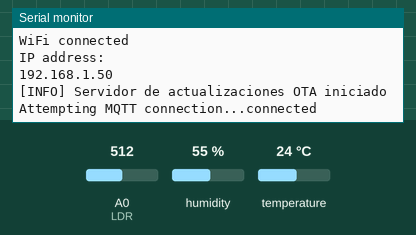
This sketch was run on a simulated ESP8266 (NodeMCU). Parts: the last lines printed to the serial monitor. The inputs (shaded band) are chosen by the test bench; at power-on: humidity 55 %, A0 (LDR) = 512, temperature 24 °C. WiFi joins after 1.5 s; servers stay silent unless stated; no MQTT or app messages arrive unless stated.

Above: at 2.7 s.
2.8 s: humidity set to 22 %
At 11.0 s:
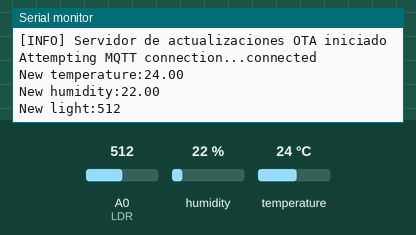
16.6 s: A0 (LDR) set to 716
At 21.0 s:
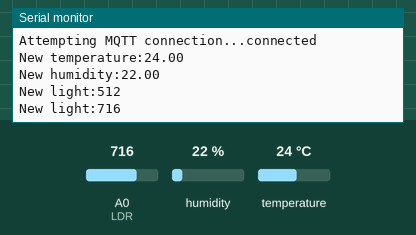
30.4 s: temperature set to 12 °C
At 41.1 s:
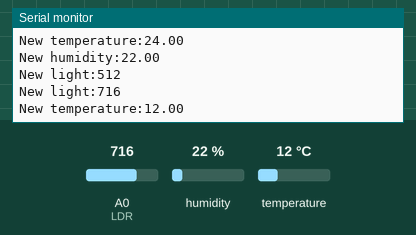
44.2 s: A0 (LDR) set to 728
At 51.1 s:
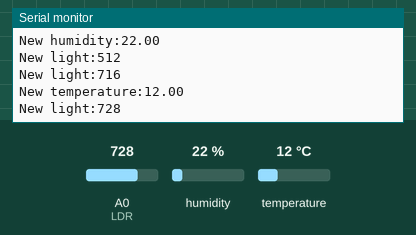
58.0 s: humidity set to 40 %
At 61.2 s:
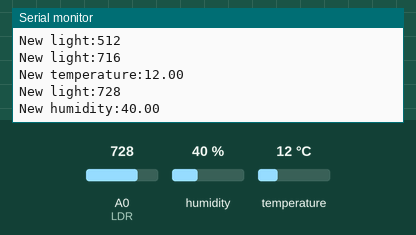

Measured:
- the behaviour switches between 717 and 718 on A0 (LDR) (found by bisection; images 3 and 4)
- after the input at 2.8 s, the serial monitor: prints a new line after 7.2 s (image 1)
- after the input at 16.6 s, the serial monitor: prints a new line after 3.4 s (image 2)
- after the input at 30.4 s, the serial monitor: prints a new line after 9.6 s (image 3)
- after the input at 44.2 s, the serial monitor: prints a new line after 5.8 s (image 4)
- after the input at 58.0 s, the serial monitor: prints a new line after 2.0 s (image 5)

The sketch:

ESP8266_DHT11_MQTT.ino
```cpp
/*
 * https://recretronica.wordpress.com/2018/03/12/openhab-08-temperatura-y-humedad-sobre-mqtt/comment-page-1/
 */

#include <ESP8266WiFi.h>
#include <PubSubClient.h>
#include "DHT.h"
#include <Wire.h>
#include <ArduinoOTA.h>

#define DHTPIN D4     // Especifica el núnero de pin al que se conecta el sensor DHT
#define LDR A0     //El LDR esta conectador en el pin A0

#define wifi_ssid ""
#define wifi_password ""

#define mqtt_server "192.168.1.195"
#define mqtt_port 1883
//#define mqtt_user "light"
//#define mqtt_password "12345"

#define humidity_topic "topicName/humidity"         //Cambia el nombre del topic a tu gusto
#define temperature_topic "topicName/temperature"
#define light_topic "topicName/light"

// Selecciona el tipo de sensor conectado
#define DHTTYPE DHT11   // DHT 11
//#define DHTTYPE DHT22   // DHT 22  (AM2302)
//#define DHTTYPE DHT21   // DHT 21 (AM2301)

WiFiClient espClient;
PubSubClient client;
DHT dht(DHTPIN, DHTTYPE);

void setup() {
    Serial.begin(115200);

    setup_wifi();
    client.setClient(espClient);
    client.setServer(mqtt_server, mqtt_port);
    client.setCallback(callback);
    dht.begin();
    pinMode(LDR,INPUT);
    initOTA();

}

void setup_wifi() {
    //WiFi.softAPdisconnect();
    //WiFi.disconnect();
    //WiFi.mode(WIFI_STA);
    //delay(100);
    delay(10);
    Serial.println();
    Serial.print("Connecting to ");
    Serial.println(wifi_ssid);

    WiFi.begin(wifi_ssid, wifi_password);

    while (WiFi.status() != WL_CONNECTED) {
        delay(500);
        Serial.print(".");
    }

    Serial.println("");
    Serial.println("WiFi connected");
    Serial.println("IP address: ");
    Serial.println(WiFi.localIP());
}

void reconnect() {
    // Bucle hasta conseguir la reconexión
    while (!client.connected()) {
        // Intento de conexión
        Serial.print("Attempting MQTT connection...");

        // Si utilizas usuario y contraseña, cambia la siguiente línea por esta
        // if (client.connect("ESP8266Client", mqtt_user, mqtt_password)) {
        if (client.connect("ESP8266Client")) {
            Serial.println("connected");
        } else {
            Serial.print("failed, rc=");
            Serial.print(client.state());
            Serial.println(" try again in 5 seconds");

            // Espera 5 segundos para un nuevo intento
            delay(5000);
        }
    }
}

bool checkBound(float newValue, float prevValue, float maxDiff) {
    return newValue < prevValue - maxDiff || newValue > prevValue + maxDiff;
}

long lastMsg = 0;
float temp = 0.0;
float hum = 0.0;
int light = 0;
float diff = 1.0;

// Rutina para la recepción de mensajes MQTT. No usada para el sensor de temperatura y humedad
void callback(char* topic, byte* payload, unsigned int length) {
    Serial.print("Message arrived [");
    Serial.print(topic);
    Serial.print("] ");
    for (int i = 0; i < length; i++) {
        char receivedChar = (char)payload[i];
        Serial.print(receivedChar);
        //if (receivedChar == '0')
        // digitalWrite(in_led, LOW);
        //if (receivedChar == '1')
        // digitalWrite(in_led, HIGH);
    }
    Serial.println();
}

void loop() {
    if (!client.connected()) {
        reconnect();
    }
    client.loop();
    long now = millis();

    // Nueva lectura de Temperatura y Humedad cada 10 segundos
    if (now - lastMsg > 10000) {
        lastMsg = now;
        float newHum = dht.readHumidity();
        float newTemp = dht.readTemperature(false);
        float valor_sensor = analogRead(LDR);
        //float newLight = (5.0 * valor_sensor * 100.0)/1024.0;
        float newLight = valor_sensor;

        // Si la nueva lectura de temperatura es diferente de la anterior envía el nuevo valor
        if (checkBound(newTemp, temp, diff)) {
            temp = newTemp;
            Serial.print("New temperature:");
            Serial.println(String(temp).c_str());
            client.publish(temperature_topic, String(temp).c_str(), true);
        }

        // Si la nueva lectura de humedad es diferente de la anterior envía el nuevo valor
        if (checkBound(newHum, hum, diff)) {
            hum = newHum;
            Serial.print("New humidity:");
            Serial.println(String(hum).c_str());
            client.publish(humidity_topic, String(hum).c_str(), true);
        }

        // Si la nueva lectura de luz es diferente de la anterior envía el nuevo valor
        if (checkBound(newLight, light, diff)) {
            light = newLight;
            Serial.print("New light:");
            Serial.println(String(light).c_str());
            client.publish(light_topic, String(light).c_str(), true);
        }
    }
}
```

OTA_config.ino
```cpp
void onOTAStopAll() {
  digitalWrite(LED_BUILTIN, LOW);
}

void initOTA() {
  if (WiFi.status() == WL_CONNECTED) //comprobar estado de conexion del WIFI
  {
    // Port defaults to 8266
    //ArduinoOTA.setPort(8266);

    // Hostname defaults to esp8266-[ChipID]
    ArduinoOTA.setHostname("DHT11_MQTT");

    // No authentication by default
    //ArduinoOTA.setPassword("123456");

    // Password can be set with it's md5 value as well
    //MD5(admin) = 21232f297a57a5a743894a0e4a801fc3
    //ArduinoOTA.setPasswordHash("21232f297a57a5a743894a0e4a801fc3");

    ArduinoOTA.onStart([]() {
      String type;

      onOTAStopAll();

      if (ArduinoOTA.getCommand() == U_FLASH) {
        type = "sketch";
      } else { // U_FS
        type = "filesystem";
      }

      // NOTE: if updating FS this would be the place to unmount FS using FS.end()
      Serial.println("[INFO] OTA Start updating " + type);
    });
    ArduinoOTA.onEnd([]() {
      Serial.println("\n[INFO] OTA update end");
      digitalWrite(LED_BUILTIN, HIGH);
    });
    ArduinoOTA.onProgress([](unsigned int progress, unsigned int total) {
      digitalWrite(LED_BUILTIN, LOW);
      Serial.printf("[INFO] OTA Progress: %u%%\r", (progress / (total / 100)));
      digitalWrite(LED_BUILTIN, HIGH);
    });
    ArduinoOTA.onError([](ota_error_t error) {
      Serial.printf("[ERROR] OTA Error[%u]: ", error);
      if (error == OTA_AUTH_ERROR) {
        Serial.println("[ERROR] OTA Auth Failed");
      } else if (error == OTA_BEGIN_ERROR) {
        Serial.println("[ERROR] OTA Begin Failed");
      } else if (error == OTA_CONNECT_ERROR) {
        Serial.println("[ERROR] OTA Connect Failed");
      } else if (error == OTA_RECEIVE_ERROR) {
        Serial.println("[ERROR] OTA Receive Failed");
      } else if (error == OTA_END_ERROR) {
        Serial.println("[ERROR] OTA End Failed");
      }
    });
    ArduinoOTA.begin();
    Serial.println("[INFO] Servidor de actualizaciones OTA iniciado");
  }

}
```
